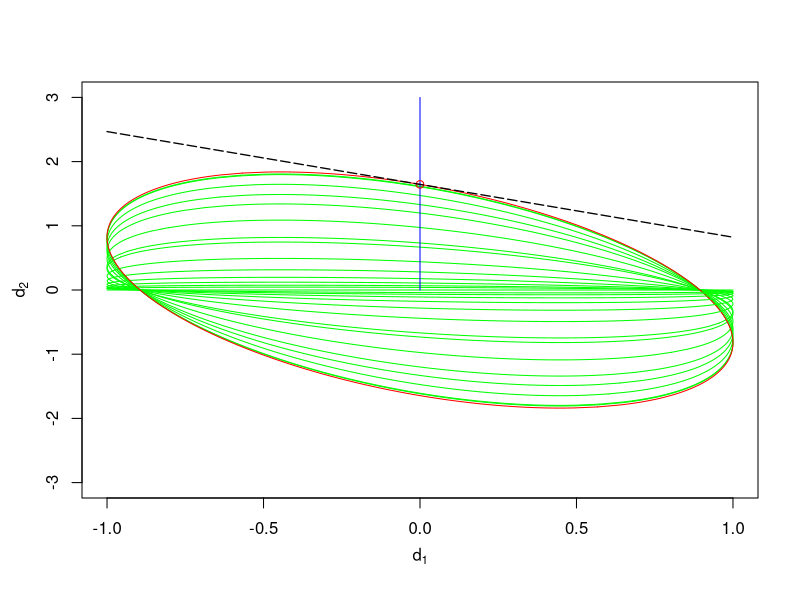

Source code (R):
# Plot of the Elfving space for the simple exponential model
# t = 0.2
rm(list = ls(all = TRUE))

# Gradient of eta(d, theta) with respect to theta
df <- function(x) -x * exp(-0.2 * x)

# tilde_f1 function (t passed as argument)
tilde_f1 <- function(x, t) {
  df_val <- df(x)
  df2 <- df_val^2
  lam1 <- (1 + df2 + sqrt(1 + (4 * t - 2) * df2 + df2^2)) / 2
  u1 <- (t + lam1 - 1) / (lam1 * sqrt(t))
  f1 <- sqrt(lam1 / (1 + u1^2 * df2)) * c(1, u1 * df_val)
  return(f1)
}

# tilde_f2 function (t passed as argument)
tilde_f2 <- function(x, t) {
  df_val <- df(x)
  df2 <- df_val^2
  lam2 <- (1 + df2 - sqrt(1 + (4 * t - 2) * df2 + df2^2)) / 2
  if (abs(lam2) < 1e-12) u2 <- 0 else u2 <- (t + lam2 - 1) / (lam2 * sqrt(t))
  f2 <- sqrt(lam2 / (1 + u2^2 * df2)) * c(1, u2 * df_val)
  return(f2)
}

# Parameter t
t <- 0.2

# ==================== Main routine ====================

# Draw the upper right part of the Elfving set
eps1 <- seq(-1, 1, length = 500)
eps2 <- sqrt(1 - eps1^2)
N <- length(eps1)
conv <- matrix(0, N, 2)

# Curve for x = 0 (support point 0)
for (i in 1:N) {
  conv[i, ] <- eps1[i] * tilde_f1(0, t) + eps2[i] * tilde_f2(0, t)
}
plot(conv[, 1], conv[, 2],
     xlab = "", ylab = "",
     xlim = c(-1, 1), ylim = c(-3, 3),
     col = "green", type = "l", lwd = 1,
     bty = "o", cex = 1, xaxs = "r", yaxs = "r")
mtext(expression(d[1]), side = 1, line = 2.5)
mtext(expression(d[2]), side = 2, line = 2.5)

# Support points other than 0 and 5
x0 <- c(seq(1, 4, by = 1), seq(6, 35, by = 3))
Nx <- length(x0)

# Upper right part (positive eps2)
for (j in 1:Nx) {
  for (i in 1:N) {
    conv[i, ] <- eps1[i] * tilde_f1(x0[j], t) + eps2[i] * tilde_f2(x0[j], t)
  }
  lines(conv[, 1], conv[, 2], col = "green")
}
# Curve for support point 5 (red)
for (i in 1:N) {
  conv[i, ] <- eps1[i] * tilde_f1(5, t) + eps2[i] * tilde_f2(5, t)
}
lines(conv[, 1], conv[, 2], col = "red", lwd = 1)

# Draw the lower left part of the Elfving set (negative eps2)
eps2 <- -sqrt(1 - eps1^2)
for (j in 1:Nx) {
  for (i in 1:N) {
    conv[i, ] <- eps1[i] * tilde_f1(x0[j], t) + eps2[i] * tilde_f2(x0[j], t)
  }
  lines(conv[, 1], conv[, 2], col = "green")
}
# Curve for support point 5, lower left part
for (i in 1:N) {
  conv[i, ] <- eps1[i] * tilde_f1(5, t) + eps2[i] * tilde_f2(5, t)
}
lines(conv[, 1], conv[, 2], col = "red", lwd = 1)

# Complete the prototype of the Elfving set
lines(c(0, 0), c(0, 3), col = "blue", lwd = 1)  # direction (0, tilde_c)

# Determine the intersection point using eps1*tilde_f1(5) + eps2*tilde_f2(5) = gamma * (0,1)^T
f11 <- tilde_f1(5, t)[1]
f12 <- tilde_f1(5, t)[2]
f21 <- tilde_f2(5, t)[1]
f22 <- tilde_f2(5, t)[2]

# Solve for eps1 and eps2 from: eps1*f11 + eps2*f21 = 0, eps1^2 + eps2^2 = 1
k21 <- f21 / f11
eps20 <- 1 / sqrt(1 + k21^2)
eps10 <- -k21 / sqrt(1 + k21^2)
gamma <- eps10 * f12 + eps20 * f22
points(0, gamma, col = "red")  # mark the intersection point

# Show the boundary of the generalized Elfving set
intercept <- gamma  # intercept of the tangent line (equals gamma)
# The red curve: x = eps1*f11 + eps2*f21, y = eps1*f12 + eps2*f22
# Slope of the tangent line obtained by differentiating parametric equations of the red curve
slope <- (f11 * f12 + f21 * f22) / (f21^2 + f11^2)
x_line <- seq(-1, 1, by = 0.1)
lines(x_line, slope * x_line + intercept, col = "black", lty = 5, lwd = 1.3)
